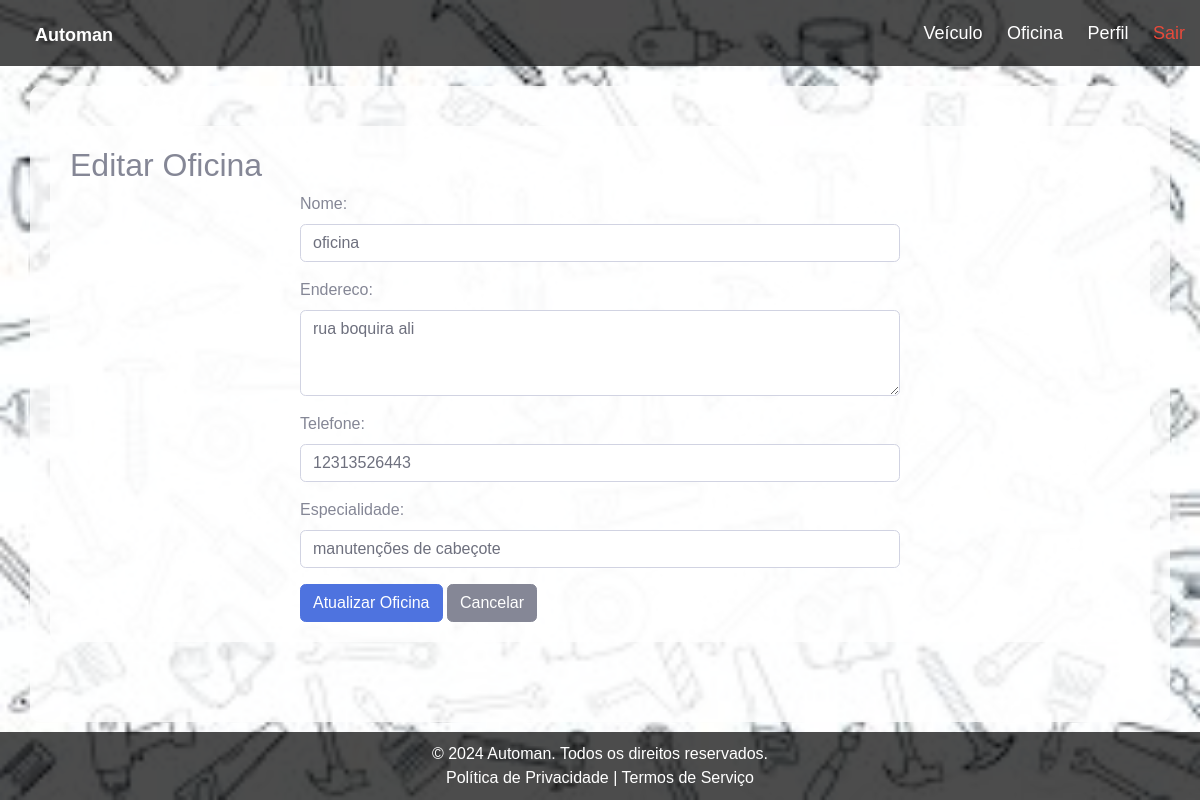
The app's page /oficina/editar/1/ (signed in) with its own data.
### oficina/models.py (models this page shows, shortened)
class Oficina(models.Model):
    nome = models.CharField(max_length=200)
    endereco = models.CharField(max_length=500)
    telefone = models.CharField(max_length=11)
    especialidade = models.CharField(max_length=100)
    usuario = models.ForeignKey(User, on_delete=models.CASCADE)

### oficina/views.py (the view)
# urls.py: path('editar/<int:id>/', views.oficinaEditar, name='oficinaEditar'),
@login_required
def oficinaEditar(request, id):
    ofi = get_object_or_404(Oficina, id = id)
    if request.method == 'POST':
        ofi = OficinaF(request.POST, request.FILES, instance = ofi)
        if ofi.is_valid():
            ofi.save()
            return redirect('oficinaListar')
    else:
        ofi = OficinaF(instance = ofi)
    return render(request, 'oficina/oficinaEditar.html', {'ofi' : ofi})

### oficina/forms.py (shortened to what this page needs)
class OficinaF(forms.ModelForm):
    class Meta:
        model = Oficina
        fields = ['nome', 'endereco', 'telefone', 'especialidade']
        widgets = {
            'nome': forms.TextInput(attrs={
                'class': 'form-control', 'placeholder': 'Nome da Oficina', 'aria-label': 'Nome da Oficina', 'maxlength': '100', 'style': 'width: 100%;'
            }),
            'endereco': forms.Textarea(attrs={
                'class': 'form-control', 'placeholder': 'Endereço da Oficina', 'aria-label': 'Endereço da Oficina', 'rows': 3, 'maxlength': '255', 'style': 'width: 100%;'
            }),
            'telefone': forms.TextInput(attrs={
                'class': 'form-control', 'placeholder': 'Telefone de Contato', 'aria-label': 'Telefone de Contato', 'pattern': '[0-9]{10,11}', 'maxlength': '11', 'style': 'width: 100%;'
            }),
            'especialidade': forms.TextInput(attrs={
                'class': 'form-control', 'placeholder': 'Especialidade da Oficina', 'aria-label': 'Especialidade da Oficina', 'maxlength': '100', 'style': 'width: 100%;'
            }),
        }

### templates/oficina/oficinaEditar.html (shortened to what this page needs)
{% extends 'base.html' %}
{% block content %}
<div class="container">
    <h2>Editar Oficina</h2>
    <div class="form-container">
        <form method="post" enctype="multipart/form-data">
            {{ ofi.as_p }}
                <button type="submit" class="btn btn-primary">Atualizar Oficina</button>
                <a href="{% url 'oficinaListar' %}" class="btn btn-secondary">Cancelar</a>
        </form>
    </div>
</div>
{% endblock %}

### records on screen
Oficina: nome "oficina", endereco "rua boquira ali", telefone "12313526443", especialidade "manutenções de cabeçote"
